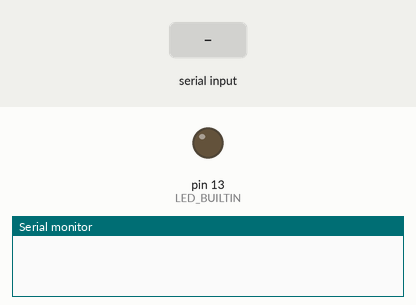
Simulated run of this sketch. Board: Arduino Uno, built with avr-gcc and run on an emulated ATmega328P. Parts: output pins drawn as LEDs (lit = HIGH), the last lines printed to the serial monitor. The inputs (shaded band) are chosen by the test bench.

Above: at 1.2 s.
1.3 s: "1" received over Serial
At 2.4 s:
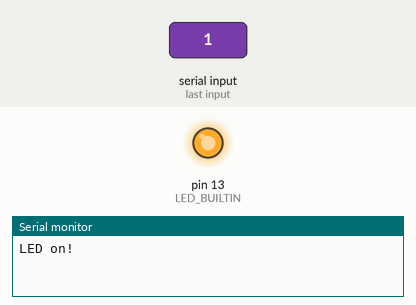
2.8 s: "0" received over Serial
At 3.5 s:
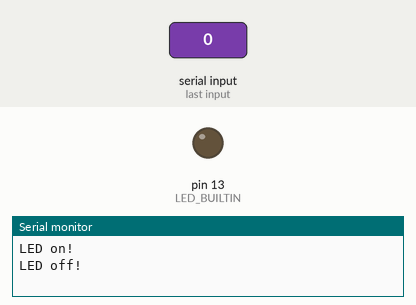
Timing chart, 0 to 5.8 s (numbered marks = the images above; inputs shaded):
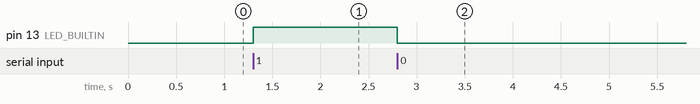

Measured:
- after the input at 1.3 s, pin 13 (LED_BUILTIN): LOW → HIGH at once
- after the input at 2.8 s, pin 13 (LED_BUILTIN): HIGH → LOW at once

The sketch:

Blinker.ino
```cpp
// the setup function runs once when you press reset or power the board
void setup() {
  // initialize digital pin LED_BUILTIN as an output.
  Serial.begin(9600);
  pinMode(LED_BUILTIN, OUTPUT);
}

// the loop function runs over and over again forever
void loop() {

    if(Serial.available()) {
      char c = Serial.read();
      if (c == '1') {
        digitalWrite(LED_BUILTIN, HIGH);   // turn the LED on (HIGH is the voltage level)
        Serial.println("LED on!");
      }
      if (c == '0') {
        digitalWrite(LED_BUILTIN, LOW);    // turn the LED off by making the voltage LOW
        Serial.println("LED off!");
      }
      }
}
```
